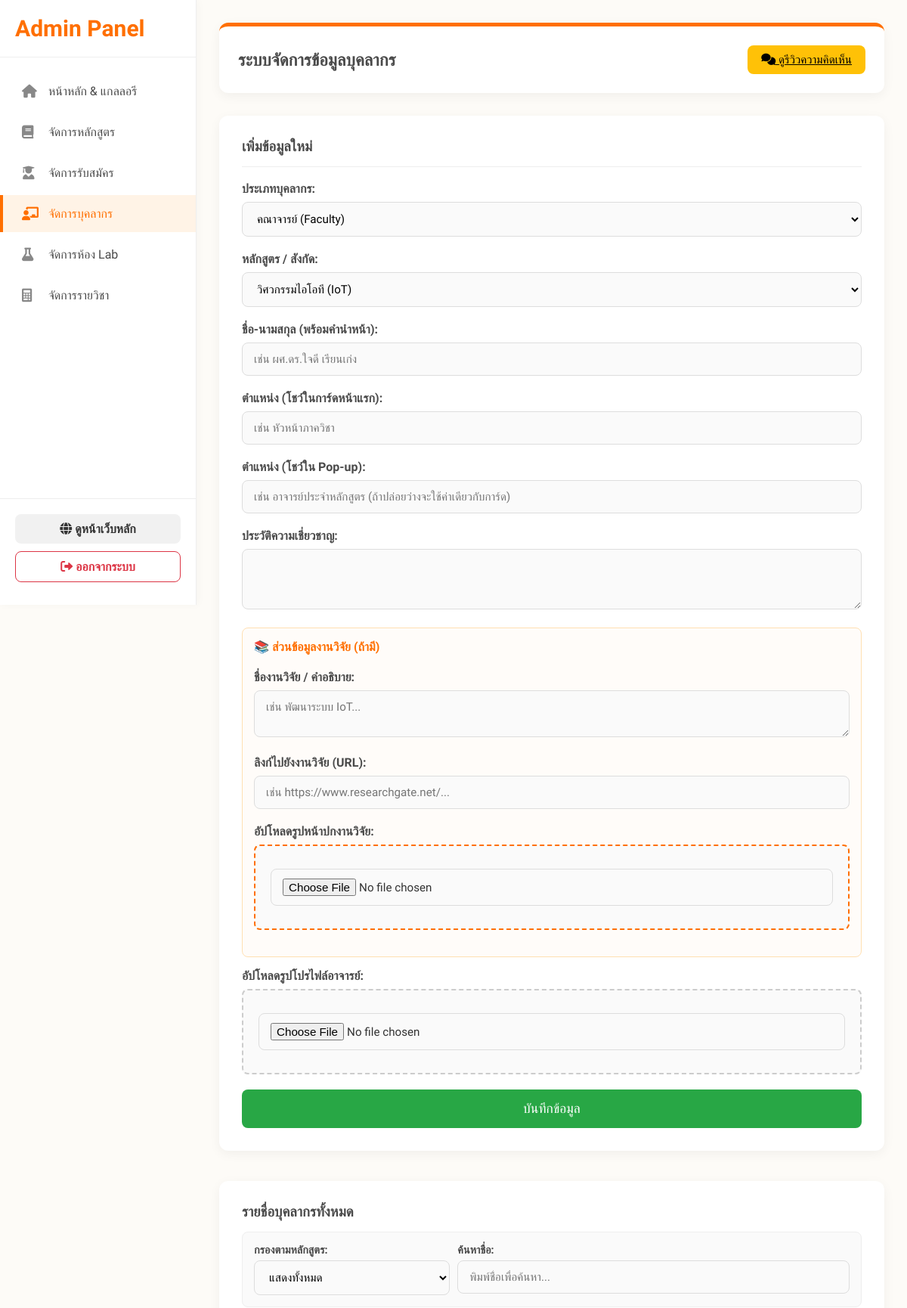
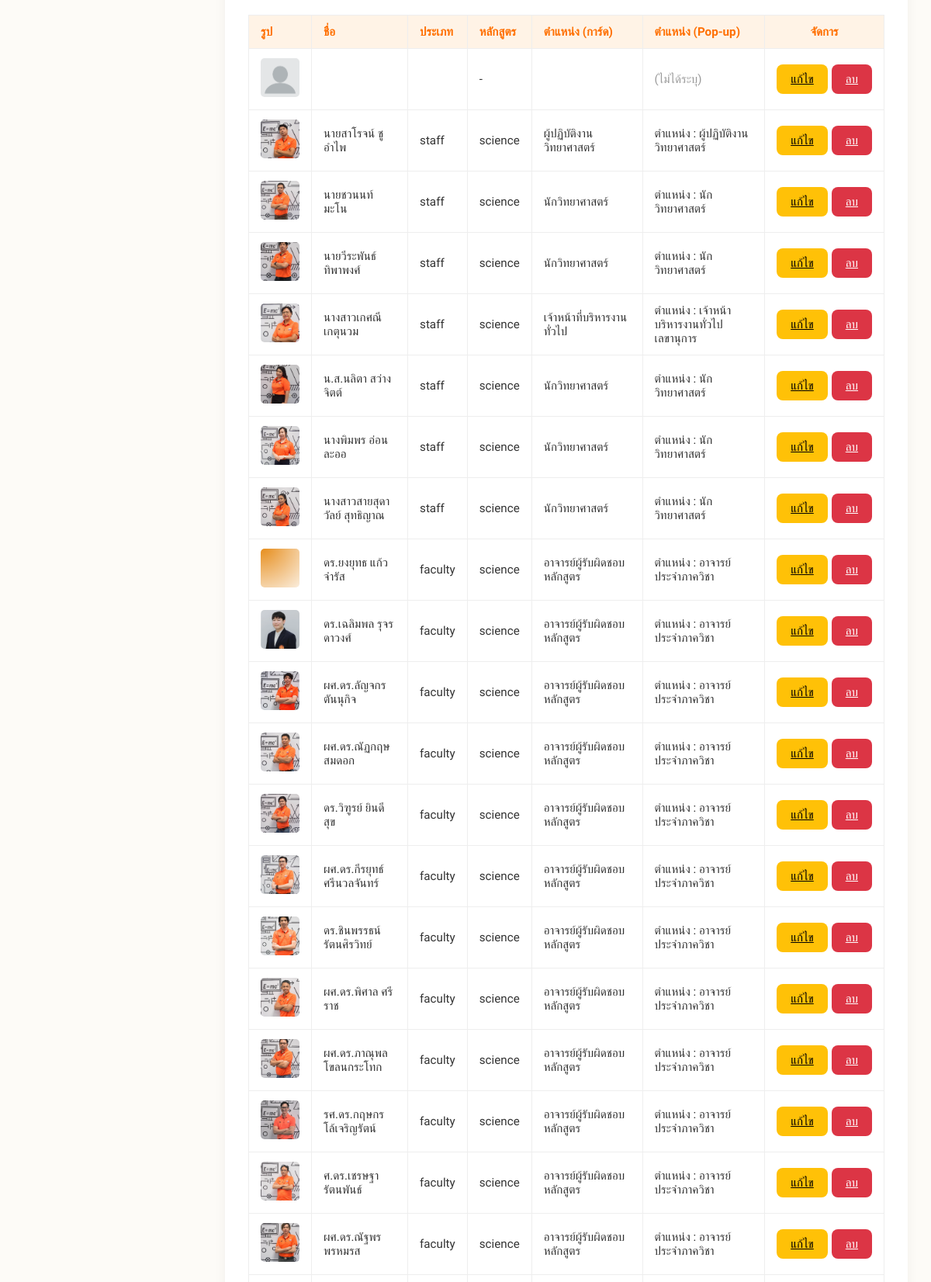
Page /admin/admin_faculty.php (upper part) on the committed database (2 pictures, top to bottom).
### tables this page shows
CREATE TABLE `personnel` (
  `id` int(11) NOT NULL,
  `type` varchar(50) NOT NULL COMMENT 'faculty หรือ staff',
  `name` varchar(255) NOT NULL,
  `role` varchar(255) NOT NULL,
  `history` text NOT NULL,
  `image` varchar(255) NOT NULL,
  `program` varchar(100) NOT NULL,
  `popup_role` varchar(255) DEFAULT NULL,
  `research` text DEFAULT NULL,
  `research_link` varchar(255) DEFAULT NULL,
  `research_image` varchar(255) DEFAULT NULL
);

### admin/admin_faculty.php (the view, shortened to what this page needs)
<?php
require '../includes/db.php';
$sql_select = "SELECT * FROM personnel ORDER BY id DESC";
$result = $conn->query($sql_select);
?>
<!DOCTYPE html>
<html lang="th">
<head>
    <link rel="stylesheet" href="../css/admin_style.css">
    <link rel="stylesheet" href="../css/admin_sidebar.css">
    <link rel="stylesheet" href="../css/admin_faculty.css">
</head>
<body>
<?php include 'sidebar.php'; ?>
<div class="admin-main-content">
    <div class="admin-container">
        <div class="top-panel" style="padding-bottom: 25px;">
            <div class="top-header" style="border-bottom:none; padding-bottom:0;">
                <h3 style="margin:0; color:#4a4a4a;">ระบบจัดการข้อมูลบุคลากร</h3>
                <div class="top-actions">
                    <a href="admin_faculty_reviews.php" class="btn btn-edit"><i class="fas fa-comments"></i> ดูรีวิวความคิดเห็น</a>
                </div>
            </div>
        </div>
        <div class="main-editor" style="margin-bottom: 20px;">
            <h3 style="margin-top:0; border-bottom: 1px solid #eee; padding-bottom: 15px; color:#4a4a4a;">เพิ่มข้อมูลใหม่</h3>
            <form method="POST" action="" enctype="multipart/form-data">
                <div class="form-group">
                    <label>ประเภทบุคลากร:</label>
                    <select name="type" required>
                        <option value="faculty">คณาจารย์ (Faculty)</option>
                    </select>
                </div>
                <div class="form-group">
                    <label>หลักสูตร / สังกัด:</label>
                    <select name="program" required>
                        <option value="iot">วิศวกรรมไอโอที (IoT)</option>
                    </select>
                </div>
                <div class="form-group">
                    <label>ชื่อ-นามสกุล (พร้อมคำนำหน้า):</label>
                    <input type="text" name="name" required placeholder="เช่น ผศ.ดร.ใจดี เรียนเก่ง">
                </div>
                <div class="form-group">
                    <label>ตำแหน่ง (โชว์ในการ์ดหน้าแรก):</label>
                    <input type="text" name="role" required placeholder="เช่น หัวหน้าภาควิชา">
                </div>
                <div class="form-group">
                    <label>ตำแหน่ง (โชว์ใน Pop-up):</label>
                    <input type="text" name="popup_role" placeholder="เช่น อาจารย์ประจำหลักสูตร (ถ้าปล่อยว่างจะใช้ค่าเดียวกับการ์ด)">
                </div>
                <div class="form-group">
                    <label>ประวัติความเชี่ยวชาญ:</label>
                    <textarea name="history" rows="3" required></textarea>
                </div>
                <div class="research-section">
                    <h4 style="margin-top: 0; color: #FF6F00;">📚 ส่วนข้อมูลงานวิจัย (ถ้ามี)</h4>
                    <div class="form-group">
                        <label>ชื่องานวิจัย / คำอธิบาย:</label>
                        <textarea name="research" rows="2" placeholder="เช่น พัฒนาระบบ IoT..."></textarea>
                    </div>
                    <div class="form-group">
                        <label>ลิงก์ไปยังงานวิจัย (URL):</label>
                        <input type="text" name="research_link" placeholder="เช่น https://www.researchgate.net/...">
                    </div>
                    <div class="form-group">
                        <label>อัปโหลดรูปหน้าปกงานวิจัย:</label>
                        <div class="file-upload-box" style="border-color: #FF6F00;">
                            <input type="file" name="research_image" accept="image/jpeg, image/png, image/webp">
                        </div>
                    </div>
                </div>
                <div class="form-group">
                    <label>อัปโหลดรูปโปรไฟล์อาจารย์:</label>
                    <div class="file-upload-box">
                        <input type="file" name="image" accept="image/jpeg, image/png, image/webp">
                    </div>
                </div>
                <button type="submit" name="submit_add" class="btn btn-save" style="width:100%; padding:15px; font-size:1.1rem;">บันทึกข้อมูล</button>
            </form>
        </div>
        <div class="table-container">
            <h3 style="margin-top:0; color:#4a4a4a; margin-bottom: 15px;">รายชื่อบุคลากรทั้งหมด</h3>
            <div style="display: flex; gap: 10px; margin-bottom: 20px; background: #fafafa; padding: 15px; border-radius: 8px; border: 1px solid #eee;">
                <div class="form-group" style="margin:0; flex:1;">
                    <label style="margin-bottom: 5px; font-size: 0.9rem;">กรองตามหลักสูตร:</label>
                    <select id="tableFilter" onchange="filterTable()">
                        <option value="all">แสดงทั้งหมด</option>
                    </select>
                </div>
                <div class="form-group" style="margin:0; flex:2;">
                    <label style="margin-bottom: 5px; font-size: 0.9rem;">ค้นหาชื่อ:</label>
                    <input type="text" id="searchInput" onkeyup="filterTable()" placeholder="พิมพ์ชื่อเพื่อค้นหา...">
                </div>
            </div>
            <div style="overflow-x: auto;">
                <table>
                    <thead>
                        <tr>
                            <th>รูป</th><th>ชื่อ</th><th>ประเภท</th><th>หลักสูตร</th><th>ตำแหน่ง (การ์ด)</th><th>ตำแหน่ง (Pop-up)</th><th style="text-align: center;">จัดการ</th>
                        </tr>
                    </thead>
                    <tbody id="personnelTableBody">
                        <?php if ($result->num_rows > 0) {
                            while($row = $result->fetch_assoc()) {
                        ?>
                            <tr class="data-row" data-program="<?php echo htmlspecialchars($row['program']); ?>" data-name="<?php echo strtolower(htmlspecialchars($row['name'])); ?>">
                                <td><img src="../<?php echo htmlspecialchars($row['image']); ?>" width="50" height="50" style="object-fit: cover; border-radius: 5px;"></td>
                                <td><?php echo htmlspecialchars($row['name']); ?></td>
                                <td><?php echo htmlspecialchars($row['type']); ?></td>
                                <td><?php echo $row['program'] ? htmlspecialchars($row['program']) : '-'; ?></td>
                                <td><?php echo htmlspecialchars($row['role']); ?></td>
                                <td><?php echo !empty($row['popup_role']) ? htmlspecialchars($row['popup_role']) : '<span style="color:#999;">(ไม่ได้ระบุ)</span>'; ?></td>
                                <td>
                                    <div class="action-buttons">
                                        <a href="admin_faculty_edit.php?id=<?php echo $row['id']; ?>" class="btn btn-edit">แก้ไข</a>
                                        <a href="#" onclick="confirmDelete(<?php echo $row['id']; ?>); return false;" class="btn btn-danger">ลบ</a>
                                    </div>
                                </td>
                            </tr>
                        <?php }
                        } else { ?>
                            <tr id="noDataRow"><td colspan="7" style="text-align: center;">ไม่มีข้อมูลในระบบ</td></tr>
                        <?php } ?>
                    </tbody>
                </table>
            </div>
        </div>
    </div>
</div>
</body>
</html>

### css/admin_style.css (style rules this page uses)
*:not(i) { font-family: 'Kanit', sans-serif !important; }
* { box-sizing: border-box; }
body { background-color: #fdfbf7; color: #333; }
.admin-container { width: 100%; max-width: 1050px; margin: 0 auto; display: flex; flex-direction: column; gap: 20px; }
.top-panel { background: #fff; padding: 25px; border-radius: 12px; box-shadow: 0 4px 15px rgba(0, 0, 0, 0.05); border-top: 5px solid #FF6F00; margin-bottom: 10px; }
.top-header { display: flex; justify-content: space-between; align-items: center; border-bottom: 1px solid #eee; padding-bottom: 15px; }
.top-header h3 { margin: 0; color: #4a4a4a; font-size: 1.4rem; }
.top-actions { display: flex; gap: 10px; }
.main-editor, .table-container { background: #fff; padding: 30px; border-radius: 12px; box-shadow: 0 4px 15px rgba(0, 0, 0, 0.05); }
.btn { padding: 10px 18px; border: none; border-radius: 8px; cursor: pointer; font-size: 0.95rem; font-weight: 500; transition: all 0.2s; font-family: 'Kanit', sans-serif; }
.btn-save { background: #28a745; color: white; }
.btn-danger { background: #dc3545; color: white; }
.btn-edit { background: #ffc107; color: black; }
table { width: 100%; border-collapse: collapse; font-size: 0.95rem; }
th, td { padding: 12px 15px; border: 1px solid #eee; text-align: left; vertical-align: middle; }
th { background-color: #fff3e6; color: #FF6F00; font-weight: 600; white-space: nowrap; }
tbody tr { transition: background-color 0.2s; }
.form-group { margin-bottom: 20px; }
.form-group label { display: block; margin-bottom: 8px; font-weight: 600; color: #4a4a4a; }
.form-group input, .form-group textarea, .form-group select { width: 100%; padding: 12px 15px; border: 1px solid #ddd; border-radius: 8px; font-size: 0.95rem; transition: all 0.3s; background-color: #fafafa; }
.admin-container input[type="text"], .admin-container input[type="number"], .admin-container input[type="password"], .admin-container input[type="color"], .admin-container textarea, .admin-container select { width: 100%; padding: 12px 15px; border: 1px solid #ddd; border-radius: 8px; font-size: 0.95rem; transition: all 0.3s; background-color: #fafafa; box-sizing: border-box; font-family: 'Kanit', sans-serif; }

### css/admin_sidebar.css (style rules this page uses)
:root { --sidebar-width: 260px; --sidebar-bg: #ffffff; --sidebar-hover: #fff3e6; --primary-orange: #FF6F00; --text-main: #4a4a4a; --border-color: #eeeeee; }
body { margin: 0; display: flex; background-color: #fdfbf7; }
.admin-main-content { margin-left: var(--sidebar-width); width: calc(100% - var(--sidebar-width)); min-height: 100vh; padding: 30px; box-sizing: border-box; }

### css/admin_faculty.css (style rules this page uses)
.file-upload-box { border: 2px dashed #ccc; padding: 20px; text-align: center; background-color: #fafafa; border-radius: 8px; cursor: pointer; transition: 0.3s; }
.file-upload-box input[type="file"] { display: block; margin: 10px auto; cursor: pointer; }
.action-buttons { display: flex; gap: 5px; justify-content: center; }
.research-section { background-color: #fffcf9; padding: 15px; border-radius: 8px; border: 1px solid #ffe0b2; margin-bottom: 15px; }

### rows in the picture
personnel: image (placeholder picture), popup_role "(ไม่ได้ระบุ)"
personnel: image (picture), name "นายสาโรจน์ ชูอำไพ", type "staff", program "science", role "ผู้ปฏิบัติงานวิทยาศาสตร์", popup_role "ตำแหน่ง : ผู้ปฏิบัติงานวิทยาศาสตร์"
personnel: image (picture), name "นายชวนนท์ มะโน", type "staff", program "science", role "นักวิทยาศาสตร์", popup_role "ตำแหน่ง : นักวิทยาศาสตร์"
personnel: image (picture), name "นายวีระพันธ์ ทิพาพงศ์", type "staff", program "science", role "นักวิทยาศาสตร์", popup_role "ตำแหน่ง : นักวิทยาศาสตร์"
personnel: image (picture), name "นางสาวเกศณี เกตุนวม", type "staff", program "science", role "เจ้าหน้าที่บริหารงานทั่วไป", popup_role "ตำแหน่ง : เจ้าหน้าบริหารงานทั่วไป เลขานุการ"
personnel: image (picture), name "น.ส.นลิตา สว่างจิตต์", type "staff", program "science", role "นักวิทยาศาสตร์", popup_role "ตำแหน่ง : นักวิทยาศาสตร์"
personnel: image (picture), name "นางพิมพร อ่อนละออ", type "staff", program "science", role "นักวิทยาศาสตร์", popup_role "ตำแหน่ง : นักวิทยาศาสตร์"
personnel: image (picture), name "นางสาวสายสุดาวัลย์ สุทธิญาณ", type "staff", program "science", role "นักวิทยาศาสตร์", popup_role "ตำแหน่ง : นักวิทยาศาสตร์"
personnel: image (picture), name "ดร.ยงยุทธ แก้วจำรัส", type "faculty", program "science", role "อาจารย์ผู้รับผิดชอบหลักสูตร", popup_role "ตำแหน่ง : อาจารย์ประจำภาควิชา"
personnel: image (picture), name "ดร.เฉลิมพล รุจรดาวงศ์", type "faculty", program "science", role "อาจารย์ผู้รับผิดชอบหลักสูตร", popup_role "ตำแหน่ง : อาจารย์ประจำภาควิชา"
personnel: image (picture), name "ผศ.ดร.ลัญจกร ตันนุกิจ", type "faculty", program "science", role "อาจารย์ผู้รับผิดชอบหลักสูตร", popup_role "ตำแหน่ง : อาจารย์ประจำภาควิชา"
personnel: image (picture), name "ผศ.ดร.ณัฏกฤษ สมดอก", type "faculty", program "science", role "อาจารย์ผู้รับผิดชอบหลักสูตร", popup_role "ตำแหน่ง : อาจารย์ประจำภาควิชา"
personnel: image (picture), name "ดร.วิฑูรย์ ยินดีสุข", type "faculty", program "science", role "อาจารย์ผู้รับผิดชอบหลักสูตร", popup_role "ตำแหน่ง : อาจารย์ประจำภาควิชา"
personnel: image (picture), name "ผศ.ดร.กีรยุทธ์ ศรีนวลจันทร์", type "faculty", program "science", role "อาจารย์ผู้รับผิดชอบหลักสูตร", popup_role "ตำแหน่ง : อาจารย์ประจำภาควิชา"
personnel: image (picture), name "ดร.ชินพรรธน์ รัตนศิรวิทย์", type "faculty", program "science", role "อาจารย์ผู้รับผิดชอบหลักสูตร", popup_role "ตำแหน่ง : อาจารย์ประจำภาควิชา"
personnel: image (picture), name "ผศ.ดร.พิศาล ศรีราช", type "faculty", program "science", role "อาจารย์ผู้รับผิดชอบหลักสูตร", popup_role "ตำแหน่ง : อาจารย์ประจำภาควิชา"
personnel: image (picture), name "ผศ.ดร.ภาณุพล โขลนกระโทก", type "faculty", program "science", role "อาจารย์ผู้รับผิดชอบหลักสูตร", popup_role "ตำแหน่ง : อาจารย์ประจำภาควิชา"
personnel: image (picture), name "รศ.ดร.กฤษกร โล้เจริญรัตน์", type "faculty", program "science", role "อาจารย์ผู้รับผิดชอบหลักสูตร", popup_role "ตำแหน่ง : อาจารย์ประจำภาควิชา"
personnel: image (picture), name "ศ.ดร.เชรษฐา รัตนพันธ์", type "faculty", program "science", role "อาจารย์ผู้รับผิดชอบหลักสูตร", popup_role "ตำแหน่ง : อาจารย์ประจำภาควิชา"
personnel: image (picture), name "ผศ.ดร.ณัฐพร พรหมรส", type "faculty", program "science", role "อาจารย์ผู้รับผิดชอบหลักสูตร", popup_role "ตำแหน่ง : อาจารย์ประจำภาควิชา"
